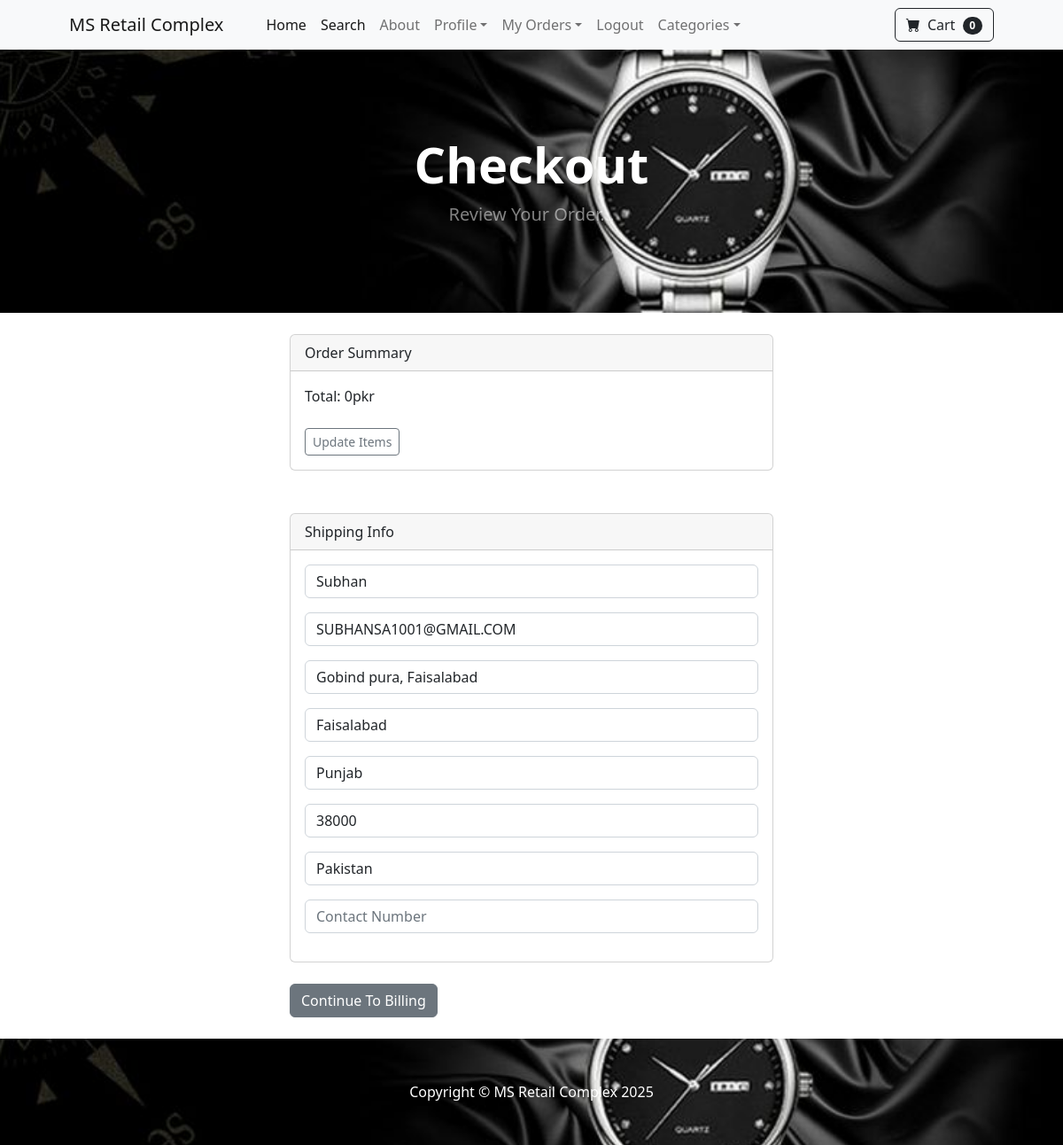
Page /payment/checkout (signed in) on the committed database.
### payment/models.py (models this page shows, shortened)
class ShippingAddress(models.Model):
	user = models.ForeignKey(User, on_delete=models.CASCADE, null=True, blank=True)
	shipping_full_name = models.CharField(max_length=255)
	shipping_email = models.CharField(max_length=255)
	shipping_address1 = models.CharField(max_length=255)
	shipping_address2 = models.CharField(max_length=255, null=True, blank=True)
	shipping_city = models.CharField(max_length=255)
	shipping_state = models.CharField(max_length=255, null=True, blank=True)
	shipping_zipcode = models.CharField(max_length=255, null=True, blank=True)
	shipping_country = models.CharField(max_length=255)
	class Meta:
		verbose_name_plural = "Shipping Address"

### payment/views.py (the view)
# urls.py: path('checkout', views.checkout, name='checkout'),
def checkout(request):
	cart = Cart(request)
	cart_products = cart.get_prods
	quantities = cart.get_quants
	totals = cart.cart_total()
	if request.user.is_authenticated:
		shipping_user = ShippingAddress.objects.get(user__id=request.user.id)
		shipping_form = ShippingForm(request.POST or None, instance=shipping_user)
		return render(request, "payment/checkout.html", {"cart_products":cart_products, "quantities":quantities, "totals":totals, "shipping_form":shipping_form })
	else:
		shipping_form = ShippingForm(request.POST or None)
		return render(request, "payment/checkout.html", {"cart_products":cart_products, "quantities":quantities, "totals":totals, "shipping_form":shipping_form})

### cart/cart.py (called while the page is built, shortened)
	def cart_total(self):
		product_ids = self.cart.keys()
		products = Product.objects.filter(id__in=product_ids)
		quantities = self.cart
		total = 0
		return total

	def __len__(self):
		return len(self.cart)

	def get_prods(self):
		product_ids = self.cart.keys()
		products = Product.objects.filter(id__in=product_ids)
		return products

### cart/context_processors.py (called while the page is built)
def cart(request):
	return {'cart': Cart(request)}

### payment/templates/payment/checkout.html (shortened to what this page needs)
{% extends 'base.html' %}
{% block content %}
        <header class="bg-dark py-5">
            <div class="container px-4 px-lg-5 my-5">
                <div class="text-center text-white">
                    <h1 class="display-4 fw-bolder">Checkout</h1>
                    <p class="lead fw-normal text-white-50 mb-0">Review Your Order...</p>
                </div>
            </div>
        </header>
        <br/>
        <div class="container">
            <div class="row">
                    <div class="col-md-6 offset-md-3">
          <div class="card">
          <div class="card-header">
            Order Summary
          </div>
          <div class="card-body">
            Total:  {{ totals }}pkr
            <br/><br/>
            <a href="{% url 'cart_summary' %}" class="btn btn-sm btn-outline-secondary">Update Items</a>
          </div>
        </div>
<br/><br/>
<div class="card">
  <div class="card-header">
    Shipping Info
  </div>
  <div class="card-body">
    <form method="POST" action="{% url 'billing_info' %}">
    {{ shipping_form.as_p }}
  </div>
</div>
<br/>
<button type="submit" class="btn btn-secondary">
        Continue To Billing
</button>
<br/><br/>
            </div>
        </div>
    </div>
{% endblock %}

### rows in the picture
ShippingAddress: shipping_full_name "Subhan", shipping_email "SUBHANSA1001@GMAIL.COM", shipping_address1 "Gobind pura, Faisalabad", shipping_city "Faisalabad", shipping_state "Punjab", shipping_zipcode "38000", shipping_country "Pakistan"

### other values in the picture
{{ cart|length }} "0"
{{ totals }} "0"
